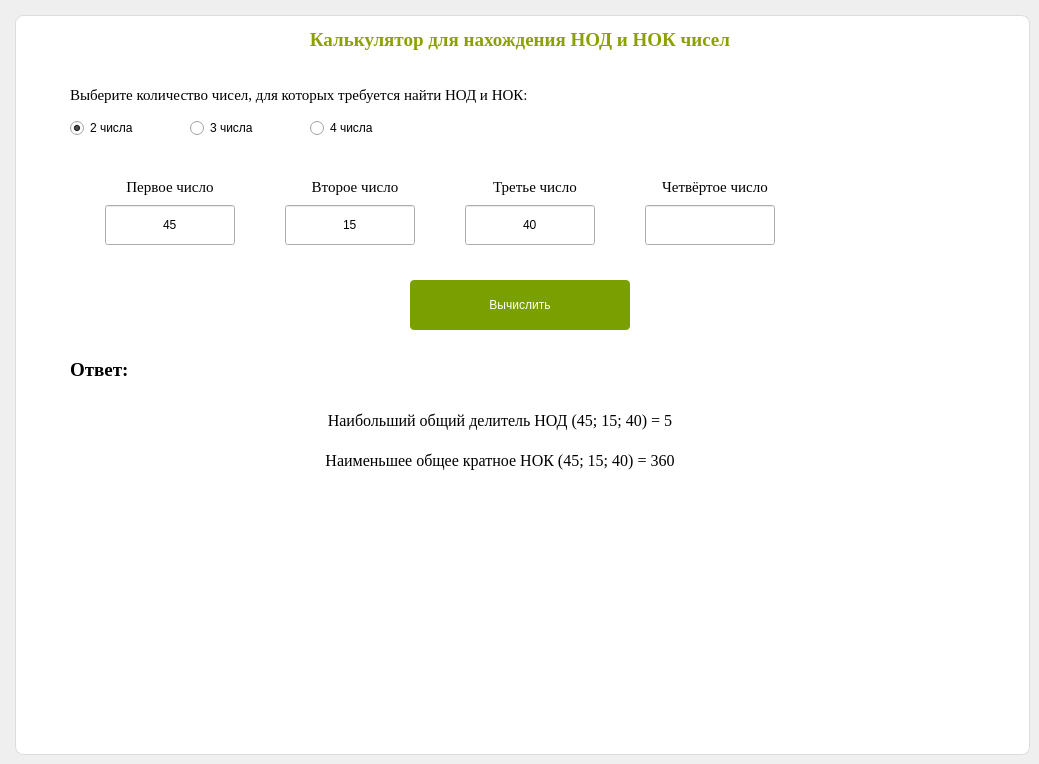
    <widget class="QWidget" name="gcdPage">
     <attribute name="title">
      <string>НОД и НОК</string>
     </attribute>
     <widget class="QFrame" name="gcdPanel">
      <property name="geometry">
       <rect>
        <x>15</x>
        <y>15</y>
        <width>1015</width>
        <height>740</height>
       </rect>
      </property>
      <property name="styleSheet">
       <string>background: rgb(255, 255, 255); border: 1px solid rgb(220, 220, 220); border-radius: 8px;</string>
      </property>
      <property name="frameShape">
       <enum>QFrame::StyledPanel</enum>
      </property>
      <property name="frameShadow">
       <enum>QFrame::Raised</enum>
      </property>
     </widget>
     <widget class="QLabel" name="gcdTitle">
      <property name="geometry">
       <rect>
        <x>160</x>
        <y>25</y>
        <width>720</width>
        <height>30</height>
       </rect>
      </property>
      <property name="font">
       <font>
        <family>Times New Roman</family>
        <pointsize>14</pointsize>
        <weight>75</weight>
        <italic>false</italic>
        <bold>true</bold>
       </font>
      </property>
      <property name="styleSheet">
       <string>color: rgb(140, 160, 0);</string>
      </property>
      <property name="text">
       <string>Калькулятор для нахождения НОД и НОК чисел</string>
      </property>
      <property name="alignment">
       <set>Qt::AlignCenter</set>
      </property>
     </widget>
     <widget class="QLabel" name="gcdPrompt">
      <property name="geometry">
       <rect>
        <x>70</x>
        <y>80</y>
        <width>580</width>
        <height>30</height>
       </rect>
      </property>
      <property name="font">
       <font>
        <family>Times New Roman</family>
        <pointsize>11</pointsize>
        <weight>50</weight>
        <italic>false</italic>
        <bold>false</bold>
       </font>
      </property>
      <property name="text">
       <string>Выберите количество чисел, для которых требуется найти НОД и НОК:</string>
      </property>
     </widget>
     <widget class="QRadioButton" name="rb2">
      <property name="geometry">
       <rect>
        <x>70</x>
        <y>115</y>
        <width>90</width>
        <height>26</height>
       </rect>
      </property>
      <property name="text">
       <string>2 числа</string>
      </property>
      <property name="checked">
       <bool>true</bool>
      </property>
     </widget>
     <widget class="QRadioButton" name="rb3">
      <property name="geometry">
       <rect>
        <x>190</x>
        <y>115</y>
        <width>90</width>
        <height>26</height>
       </rect>
      </property>
      <property name="text">
       <string>3 числа</string>
      </property>
     </widget>
     <widget class="QRadioButton" name="rb4">
      <property name="geometry">
       <rect>
        <x>310</x>
        <y>115</y>
        <width>90</width>
        <height>26</height>
       </rect>
      </property>
      <property name="text">
       <string>4 числа</string>
      </property>
     </widget>
     <widget class="QLabel" name="gcdL1">
      <property name="geometry">
       <rect>
        <x>120</x>
        <y>175</y>
        <width>100</width>
        <height>24</height>
       </rect>
      </property>
      <property name="font">
       <font>
        <family>Times New Roman</family>
        <pointsize>11</pointsize>
        <weight>50</weight>
        <italic>false</italic>
        <bold>false</bold>
       </font>
      </property>
      <property name="text">
       <string>Первое число</string>
      </property>
      <property name="alignment">
       <set>Qt::AlignCenter</set>
      </property>
     </widget>
     <widget class="QLabel" name="gcdL2">
      <property name="geometry">
       <rect>
        <x>300</x>
        <y>175</y>
        <width>110</width>
        <height>24</height>
       </rect>
      </property>
      <property name="font">
       <font>
        <family>Times New Roman</family>
        <pointsize>11</pointsize>
        <weight>50</weight>
        <italic>false</italic>
        <bold>false</bold>
       </font>
      </property>
      <property name="text">
       <string>Второе число</string>
      </property>
      <property name="alignment">
       <set>Qt::AlignCenter</set>
      </property>
     </widget>
     <widget class="QLabel" name="gcdL3">
      <property name="geometry">
       <rect>
        <x>485</x>
        <y>175</y>
        <width>100</width>
        <height>24</height>
       </rect>
      </property>
      <property name="font">
       <font>
        <family>Times New Roman</family>
        <pointsize>11</pointsize>
        <weight>50</weight>
        <italic>false</italic>
        <bold>false</bold>
       </font>
      </property>
      <property name="visible">
       <bool>false</bool>
      </property>
      <property name="text">
       <string>Третье число</string>
      </property>
      <property name="alignment">
       <set>Qt::AlignCenter</set>
      </property>
     </widget>
     <widget class="QLabel" name="gcdL4">
      <property name="geometry">
       <rect>
        <x>660</x>
        <y>175</y>
        <width>110</width>
        <height>24</height>
       </rect>
      </property>
      <property name="font">
       <font>
        <family>Times New Roman</family>
        <pointsize>11</pointsize>
        <weight>50</weight>
        <italic>false</italic>
        <bold>false</bold>
       </font>
      </property>
      <property name="visible">
       <bool>false</bool>
      </property>
      <property name="text">
       <string>Четвёртое число</string>
      </property>
      <property name="alignment">
       <set>Qt::AlignCenter</set>
      </property>
     </widget>
     <widget class="QLineEdit" name="num1">
      <property name="geometry">
       <rect>
        <x>105</x>
        <y>205</y>
        <width>130</width>
        <height>40</height>
       </rect>
      </property>
      <property name="text">
       <string>45</string>
      </property>
      <property name="alignment">
       <set>Qt::AlignCenter</set>
      </property>
     </widget>
     <widget class="QLineEdit" name="num2">
      <property name="geometry">
       <rect>
        <x>285</x>
        <y>205</y>
        <width>130</width>
        <height>40</height>
       </rect>
      </property>
      <property name="text">
       <string>15</string>
      </property>
      <property name="alignment">
       <set>Qt::AlignCenter</set>
      </property>
     </widget>
     <widget class="QLineEdit" name="num3">
      <property name="geometry">
       <rect>
        <x>465</x>
        <y>205</y>
        <width>130</width>
        <height>40</height>
       </rect>
      </property>
      <property name="visible">
       <bool>false</bool>
      </property>
      <property name="text">
       <string>40</string>
      </property>
      <property name="alignment">
       <set>Qt::AlignCenter</set>
      </property>
     </widget>
     <widget class="QLineEdit" name="num4">
      <property name="geometry">
       <rect>
        <x>645</x>
        <y>205</y>
        <width>130</width>
        <height>40</height>
       </rect>
      </property>
      <property name="visible">
       <bool>false</bool>
      </property>
      <property name="text">
       <string/>
      </property>
      <property name="alignment">
       <set>Qt::AlignCenter</set>
      </property>
     </widget>
     <widget class="QPushButton" name="gcdCalc">
      <property name="geometry">
       <rect>
        <x>410</x>
        <y>280</y>
        <width>220</width>
        <height>50</height>
       </rect>
      </property>
      <property name="styleSheet">
       <string>background-color: rgb(121, 160, 0); color: white; border: none; border-radius: 4px; font: bold 12pt &quot;Times New Roman&quot;;</string>
      </property>
      <property name="text">
       <string>Вычислить</string>
      </property>
     </widget>
     <widget class="QLabel" name="gcdAnswerTitle">
      <property name="geometry">
       <rect>
        <x>70</x>
        <y>355</y>
        <width>150</width>
        <height>30</height>
       </rect>
      </property>
      <property name="font">
       <font>
        <family>Times New Roman</family>
        <pointsize>14</pointsize>
        <weight>75</weight>
        <italic>false</italic>
        <bold>true</bold>
       </font>
      </property>
      <property name="text">
       <string>Ответ:</string>
      </property>
     </widget>
     <widget class="QLabel" name="gcdResult1">
      <property name="geometry">
       <rect>
        <x>150</x>
        <y>405</y>
        <width>700</width>
        <height>30</height>
       </rect>
      </property>
      <property name="font">
       <font>
        <family>Times New Roman</family>
        <pointsize>12</pointsize>
        <weight>50</weight>
        <italic>false</italic>
        <bold>false</bold>
       </font>
      </property>
      <property name="text">
       <string>Наибольший общий делитель НОД (45; 15; 40) = 5</string>
      </property>
      <property name="alignment">
       <set>Qt::AlignCenter</set>
      </property>
     </widget>
     <widget class="QLabel" name="gcdResult2">
      <property name="geometry">
       <rect>
        <x>150</x>
        <y>445</y>
        <width>700</width>
        <height>30</height>
       </rect>
      </property>
      <property name="font">
       <font>
        <family>Times New Roman</family>
        <pointsize>12</pointsize>
        <weight>50</weight>
        <italic>false</italic>
        <bold>false</bold>
       </font>
      </property>
      <property name="text">
       <string>Наименьшее общее кратное НОК (45; 15; 40) = 360</string>
      </property>
      <property name="alignment">
       <set>Qt::AlignCenter</set>
      </property>
     </widget>
    </widget>
